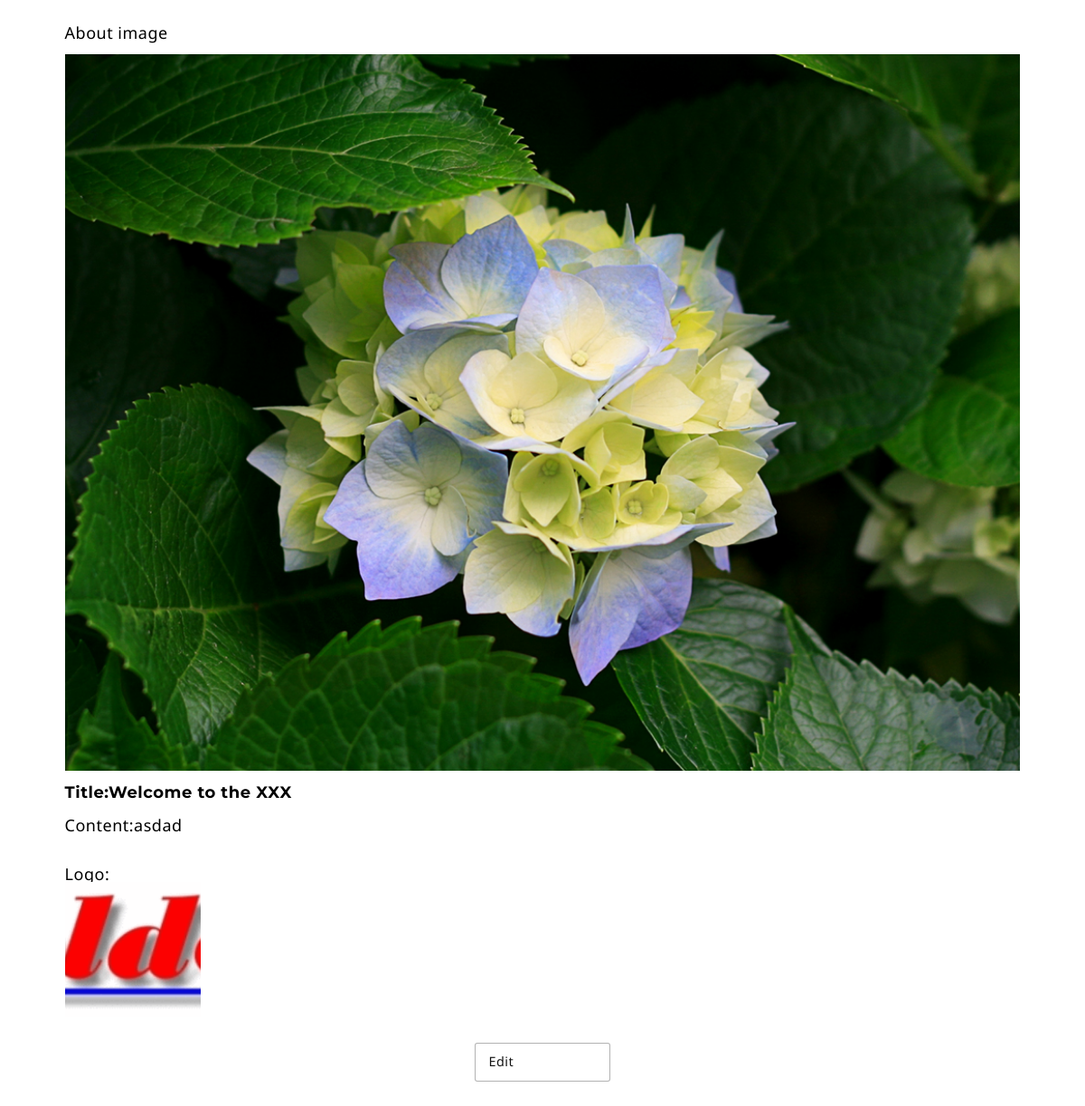
Screenshot of /aboutUsAdmin.php (signed in) with the database file from the repository.
### tables this page shows
CREATE TABLE `about_us` (
  `title` varchar(30) NOT NULL,
  `content` text NOT NULL,
  `image` varchar(277) NOT NULL,
  `logo` varchar(277) NOT NULL
);

### aboutUsAdmin.php (the view, shortened to what this page needs)
<?php
 include('components/config.php');
?>
<!DOCTYPE html>
<html>
<head>
  <link rel="stylesheet" type="text/css" href="css/home.css">
  <link rel="stylesheet" href="css/reset.css">
</head>
<body style="display:flex;flex-flow:column" class="container">
	<?php
	$sql = "SELECT * from about_us;";
	$result = mysqli_query($mysqli, $sql);
  $row = mysqli_fetch_assoc($result);
  $defaultImage = $row['image'];
  $defaultLogo = $row['logo'];
  ?>
  <label for="image">About image</label>
  <img src="images/<?php echo $defaultImage?>" alt="" class="edit-image">
	<h1 class="title">Title:<?php echo $row["title"]; ?></h1>
	<br>
	<div class="content">
  Content:<?php echo $row["content"]; ?>
	</div>
          <br><br>
  <label for="logo">Logo:</label>
  <img src="images/<?php echo $defaultLogo?>" alt="" style="width:150px;height:150px;object-fit:cover;">
	<a href="aboutUsEdit.php" class="submit-btn">Edit</a>
</body>
</html>

### css/home.css (style rules this page uses)
:root { --primary-color:#141414; }
*,::before,::after { margin: 0; padding: 0; box-sizing: border-box; font-family: 'Noto Sans', sans-serif; letter-spacing:.5px; font-size: 18px; }
h1,h2,h3,h4,h5,h6 { font-family: 'Montserrat', sans-serif; }
a { text-decoration: none; color:#141414; }
.container { max-width: 1100px; display: flex; flex-flow: row wrap; margin: 0 auto; width: 100%; padding: 1.5em 1.2em; }
.submit-btn { max-width:150px; font-size: .8rem; width:100%; padding:13px 1em; border-radius: 3px; border:1px solid rgba(0,0,0,.3); background:#fff; color: var(--primary-color); margin:2em auto; }
.edit-image { max-width: inherit; width: 100%; height: auto; object-fit: cover; margin:15px auto; }

### aboutUsAdmin.php (style rules this page uses)
* { box-sizing: border-box; }
body { font-family: Verdana, sans-serif; }
img { vertical-align: middle; }

### rows the page displays
about_us: image (picture), title "Welcome to the XXX", content "asdad", logo (picture)
